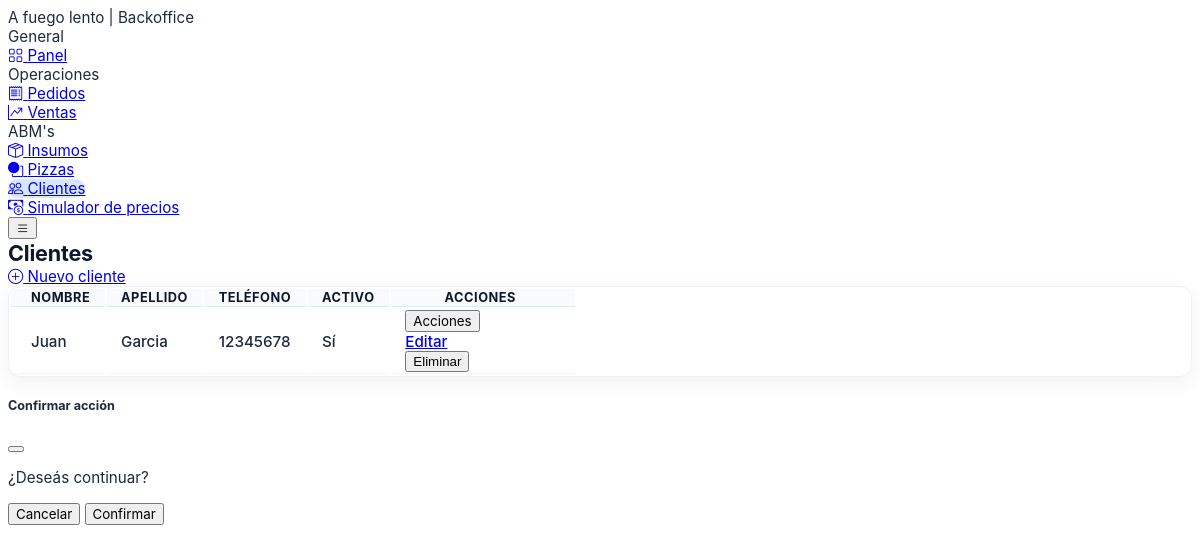
Before: /customers/ with the older database file.
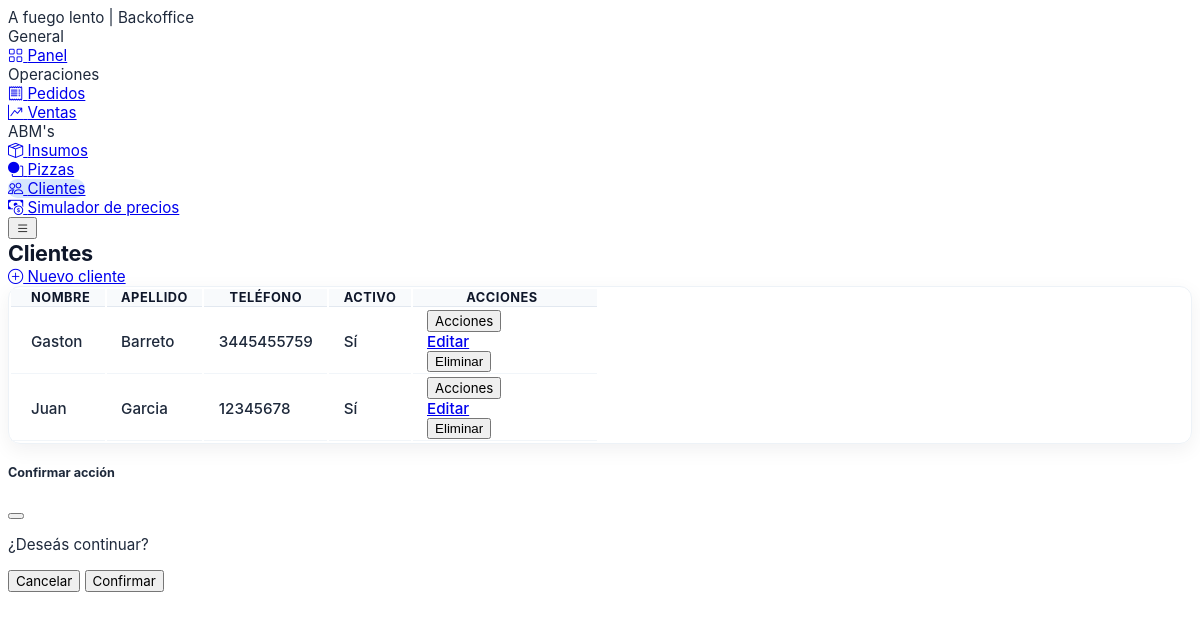
After: the same page with the newer database file.
### core/models.py (models this page shows, shortened)
class TimestampedModel(models.Model):
    created_at = models.DateTimeField(auto_now_add=True)
    updated_at = models.DateTimeField(auto_now=True)
    class Meta:
        abstract = True

class Customer(TimestampedModel):
    first_name = models.CharField(max_length=120)
    last_name = models.CharField(max_length=120)
    phone = models.CharField(max_length=40)
    is_active = models.BooleanField(default=True)

### core/views.py (the view)
# urls.py: path("customers/", CustomerListView.as_view(), name="customer_list"),
class CustomerListView(ListView):
    model = Customer
    template_name = "core/customer_list.html"
    context_object_name = "customers"
    def get_queryset(self):
        return Customer.objects.order_by("first_name", "last_name")

### templates/core/customer_list.html (shortened to what this page needs)
{% extends "base.html" %}
{% block page_title %}Clientes{% endblock %}
{% block content %}
<div class="d-flex justify-content-end mb-3">
  <a class="btn btn-primary" href="/customers/new/">
    <i class="bi bi-plus-circle"></i>&nbsp;Nuevo cliente
  </a>
</div>
<div class="card bo-content-card">
  <div class="table-responsive bo-table-responsive">
    <table class="table table-row-dashed align-middle gs-0 gy-3 bo-table">
      <thead>
        <tr>
          <th>Nombre</th>
          <th>Apellido</th>
          <th>Teléfono</th>
          <th>Activo</th>
          <th>Acciones</th>
        </tr>
      </thead>
      <tbody>
      {% for customer in customers %}
        <tr>
          <td>{{ customer.first_name }}</td>
          <td>{{ customer.last_name }}</td>
          <td>{{ customer.phone }}</td>
          <td>
            {% if customer.is_active %}
              <span class="badge badge-light-success">Sí</span>
            {% else %}
              <span class="badge badge-light-danger">No</span>
            {% endif %}
          </td>
          <td>
            <div class="dropdown">
              <button class="btn btn-sm btn-light-primary dropdown-toggle" data-bs-toggle="dropdown" type="button">
                Acciones
              </button>
              <div class="dropdown-menu">
                <a class="dropdown-item" href="/customers/{{ customer.id }}/edit/">Editar</a>
                <form method="post" action="/customers/{{ customer.id }}/delete/" data-confirm-message="¿Eliminar cliente?">
                  <button class="dropdown-item text-danger" type="submit">Eliminar</button>
                </form>
              </div>
            </div>
          </td>
        </tr>
      {% empty %}
        <tr class="bo-empty-row"><td colspan="5">Aún no hay clientes cargados.</td></tr>
      {% endfor %}
      </tbody>
    </table>
  </div>
</div>
{% endblock %}

Changed rows visible on the page:
added Customer: first_name "Gaston", last_name "Barreto", phone "3445455759", is_active "Sí"
